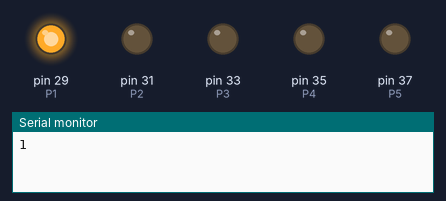
Simulated run of this sketch. Board: Arduino Mega 2560, built with avr-gcc and run on an emulated ATmega2560. Shown: output pins drawn as LEDs (lit = HIGH), the last lines printed to the serial monitor.

Above: at 0.5 s.
At 1.5 s:
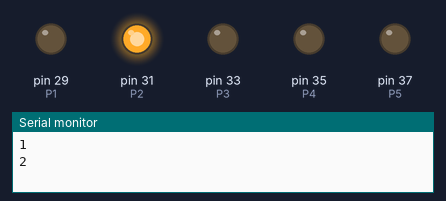
At 2.5 s:
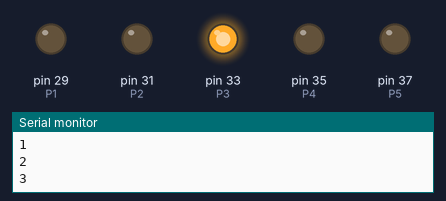
At 3.5 s:
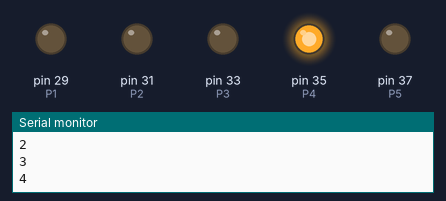
At 4.5 s:
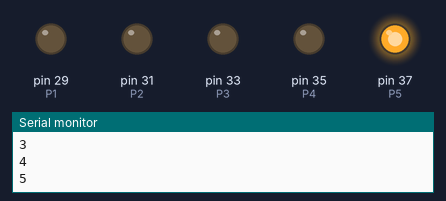
Timing chart, 0 to 6.5 s (numbered marks = the images above):
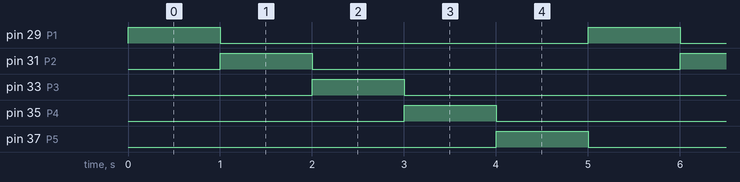

Measured:
- by itself, pin 29 (P1), pin 31 (P2), pin 33 (P3), pin 35 (P4), pin 37 (P5): alternates HIGH for 1.0 s and LOW for 4.0 s
- by itself, everything shown: repeats every 5.0 s, in 5 steps

The sketch:

TestPompes.ino
```cpp
#define P1 29
#define P2 31
#define P3 33
#define P4 35
#define P5 37

void setup(){
  Serial.begin(9600);
  pinMode(P1,OUTPUT);
  pinMode(P2,OUTPUT);
  pinMode(P3,OUTPUT);
  pinMode(P4,OUTPUT);
  pinMode(P5,OUTPUT);
}

void loop(){
  Serial.println("1");
  digitalWrite(P5,LOW);
  digitalWrite(P1,HIGH);
  delay(1000);
  Serial.println("2");
  digitalWrite(P1,LOW);
  digitalWrite(P2,HIGH);
  delay(1000);
  Serial.println("3");
  digitalWrite(P2,LOW);
  digitalWrite(P3,HIGH);
  delay(1000);
  Serial.println("4");
  digitalWrite(P3,LOW);
  digitalWrite(P4,HIGH);
  delay(1000);
  Serial.println("5");
  digitalWrite(P4,LOW);
  digitalWrite(P5,HIGH);
  delay(1000);
}
```
